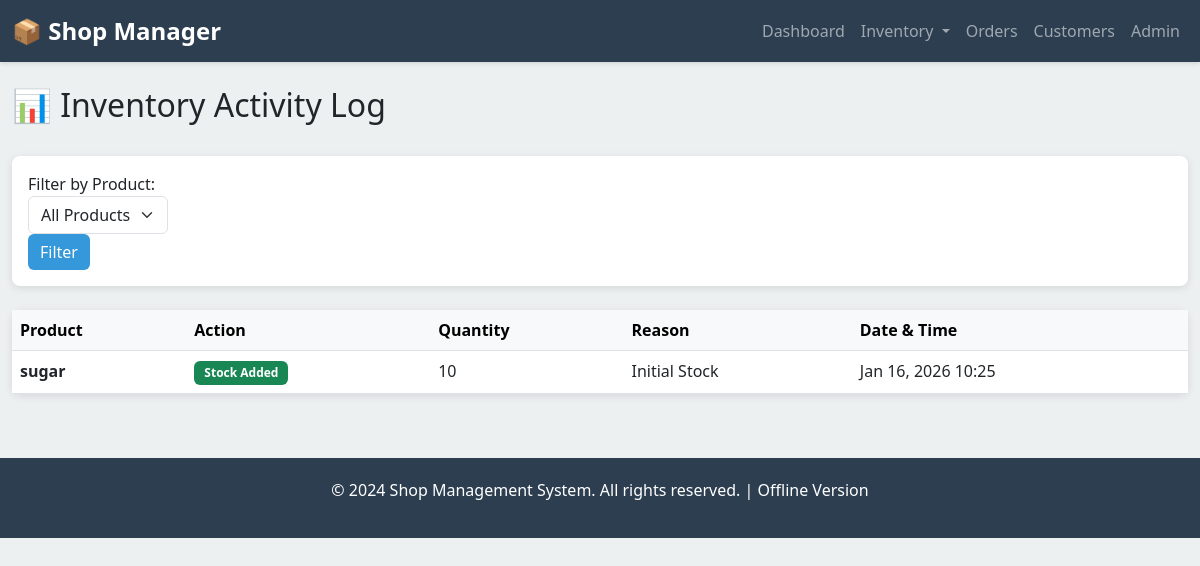
Screenshot of /inventory/logs/ with the database file from the repository.
### inventory/models.py (models this page shows, shortened)
class InventoryLog(models.Model):
    ACTION_CHOICES = [
        ('add', 'Stock Added'),
        ('remove', 'Stock Removed'),
        ('adjust', 'Adjustment'),
        ('sale', 'Sale'),
        ('return', 'Return'),
    ]
    product = models.ForeignKey(Product, on_delete=models.CASCADE, related_name='inventory_logs')
    action = models.CharField(max_length=20, choices=ACTION_CHOICES)
    quantity = models.IntegerField()
    reason = models.TextField(blank=True)
    created_by = models.CharField(max_length=100, default='System')
    created_at = models.DateTimeField(auto_now_add=True)
    class Meta:
        ordering = ['-created_at']

class Product(models.Model):
    name = models.CharField(max_length=200)
    sku = models.CharField(max_length=50, unique=True)
    category = models.ForeignKey(Category, on_delete=models.SET_NULL, null=True, blank=True)
    description = models.TextField(blank=True)
    purchase_price = models.DecimalField(max_digits=10, decimal_places=2)
    selling_price = models.DecimalField(max_digits=10, decimal_places=2)
    quantity_in_stock = models.IntegerField(default=0)
    reorder_level = models.IntegerField(default=10)
    is_active = models.BooleanField(default=True)
    created_at = models.DateTimeField(auto_now_add=True)
    updated_at = models.DateTimeField(auto_now=True)

### inventory/views.py (the view)
# urls.py: path('inventory/logs/', views.inventory_logs, name='inventory-logs'),
def inventory_logs(request):
    logs = InventoryLog.objects.all().order_by('-created_at')[:100]
    product = request.GET.get('product')
    if product:
        logs = logs.filter(product__id=product)
    context = {'logs': logs, 'products': Product.objects.all()}
    return render(request, 'inventory/inventory_logs.html', context)

### templates/inventory/inventory_logs.html (shortened to what this page needs)
{% extends 'base.html' %}
{% block content %}
<div class="row mb-4">
    <div class="col-md-8">
        <h2>📊 Inventory Activity Log</h2>
    </div>
</div>
<div class="card mb-4">
    <div class="card-body">
        <form method="get" class="form-inline">
            <label class="me-2">Filter by Product:</label>
            <select name="product" class="form-select me-2" style="width: auto;">
                <option value="">All Products</option>
            </select>
            <button type="submit" class="btn btn-primary">Filter</button>
        </form>
    </div>
</div>
<div class="card">
    <div class="table-responsive">
        <table class="table table-hover mb-0">
            <thead class="table-light">
                <tr>
                    <th>Product</th>
                    <th>Action</th>
                    <th>Quantity</th>
                    <th>Reason</th>
                    <th>Date & Time</th>
                </tr>
            </thead>
            <tbody>
                {% for log in logs %}
                <tr>
                    <td><strong>{{ log.product.name }}</strong></td>
                    <td>
                        {% if log.action == 'add' %}
                            <span class="badge bg-success">Stock Added</span>
                        {% elif log.action == 'remove' %}
                            <span class="badge bg-danger">Stock Removed</span>
                        {% elif log.action == 'adjust' %}
                            <span class="badge bg-warning">Adjustment</span>
                        {% elif log.action == 'sale' %}
                            <span class="badge bg-info">Sale</span>
                        {% elif log.action == 'return' %}
                            <span class="badge bg-secondary">Return</span>
                        {% endif %}
                    </td>
                    <td>{{ log.quantity }}</td>
                    <td>{{ log.reason|default:"N/A" }}</td>
                    <td>{{ log.created_at|date:"M d, Y H:i" }}</td>
                </tr>
                {% empty %}
                <tr>
                    <td colspan="5" class="text-center text-muted py-4">No activity logged</td>
                </tr>
                {% endfor %}
            </tbody>
        </table>
    </div>
</div>
{% endblock %}

### templates/base.html (style rules this page uses)
:root { --primary-color: #2c3e50; --secondary-color: #3498db; --success-color: #27ae60; --danger-color: #e74c3c; --warning-color: #f39c12; }
body { background-color: #ecf0f1; font-family: 'Segoe UI', Tahoma, Geneva, Verdana, sans-serif; }
.card { border: none; box-shadow: 0 2px 8px rgba(0,0,0,0.1); border-radius: 8px; }
.btn-primary { background-color: var(--secondary-color); border: none; }
.table { background-color: white; }
.badge { padding: 6px 10px; }

### rows the page displays
InventoryLog: product.name "sugar", action "Stock Added", quantity "10", reason "Initial Stock", created_at "Jan 16, 2026 10:25"
